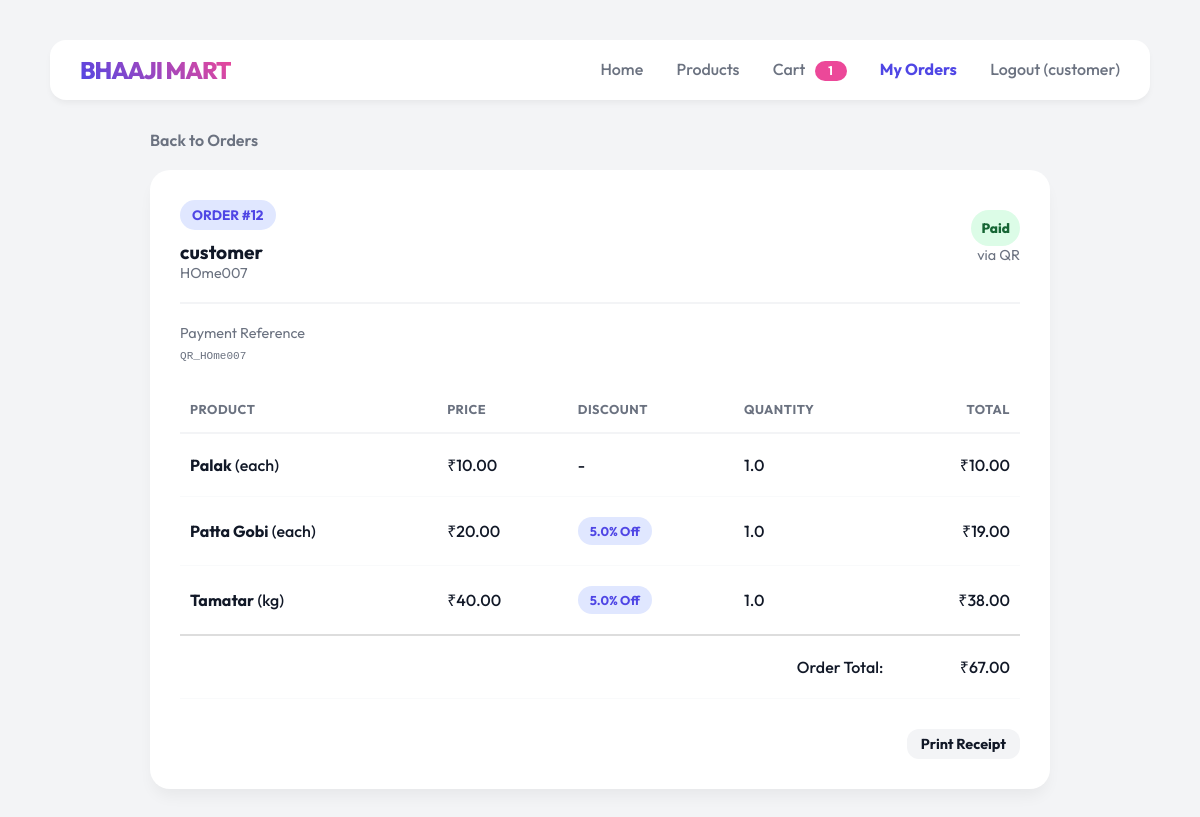
The app's page /order/12 (signed in) with its own data.
### tables this page shows
CREATE TABLE users (
        id INTEGER PRIMARY KEY AUTOINCREMENT,
        username TEXT NOT NULL UNIQUE,
        password_hash TEXT NOT NULL,
        role TEXT NOT NULL CHECK(role IN ('admin', 'customer'))
    );

CREATE TABLE orders (
        order_id INTEGER PRIMARY KEY AUTOINCREMENT,
        customer_name TEXT,
        customer_address TEXT,
        order_date TEXT,
        total_amount REAL
    , user_id INTEGER REFERENCES users(id), payment_status TEXT DEFAULT 'Paid', order_status TEXT DEFAULT 'Pending', payment_id TEXT, payment_method TEXT);

CREATE TABLE order_details (
        id INTEGER PRIMARY KEY AUTOINCREMENT,
        order_id INTEGER,
        product_id INTEGER,
        quantity REAL,
        FOREIGN KEY(order_id) REFERENCES orders(order_id),
        FOREIGN KEY(product_id) REFERENCES products(product_id)
    );

CREATE TABLE products (
        product_id INTEGER PRIMARY KEY AUTOINCREMENT,
        name TEXT NOT NULL,
        price REAL NOT NULL,
        unit TEXT NOT NULL,
        stock REAL NOT NULL DEFAULT 0 CHECK(stock >= 0),
        discount REAL NOT NULL DEFAULT 0 CHECK(discount >= 0 AND discount <= 100)
    , image_url TEXT);

### backend/app.py (the view)
@app.route("/order/<int:order_id>")
@login_required
def order_details(order_id):
    if current_user.role == 'customer':
        order = get_order(order_id, current_user.id)
        back_url = url_for('my_orders')
    else:
        order = get_order(order_id)
        back_url = url_for('admin_orders')
    if not order:
        abort(404)
    details = get_order_details(order_id)
    return render_template("order_details.html", details=details, order=order, back_url=back_url)

### backend/app.py (called while the page is built)
@login_manager.user_loader
def load_user(user_id):
    conn = get_connection()
    user_data = conn.execute("SELECT * FROM users WHERE id = ?", (user_id,)).fetchone()
    conn.close()
    if user_data:
        return User(user_data['id'], user_data['username'], user_data['password_hash'], user_data['role'])
    return None

@app.context_processor
def inject_cart_count():
    if current_user.is_authenticated and current_user.role == 'customer':
        return {"cart_count": get_cart_count(current_user.id)}
    return {"cart_count": 0}

### backend/db.py (called while the page is built)
def get_connection():
    conn = sqlite3.connect(DB_NAME)
    conn.row_factory = sqlite3.Row
    return conn

def get_cart_count(user_id):
    conn = get_connection()
    row = conn.execute(
        "SELECT COALESCE(SUM(quantity), 0) AS count FROM cart WHERE user_id = ?",
        (user_id,)
    ).fetchone()
    conn.close()
    return row["count"] if row else 0

### backend/orders.py (called while the page is built)
def get_order_details(order_id):
    conn = get_connection()
    details = conn.execute("""
        SELECT p.name, p.price, p.unit, p.discount, od.quantity
        FROM order_details od
        JOIN products p ON od.product_id = p.product_id
        WHERE od.order_id = ?
    """, (order_id,)).fetchall()
    conn.close()
    return details

def get_order(order_id, user_id=None):
    conn = get_connection()
    if user_id is None:
        order = conn.execute("SELECT * FROM orders WHERE order_id = ?", (order_id,)).fetchone()
    else:
        order = conn.execute(
            "SELECT * FROM orders WHERE order_id = ? AND user_id = ?",
            (order_id, user_id)
        ).fetchone()
    conn.close()
    return order

### templates/order_details.html
{% extends "base.html" %}
{% block content %}
<div class="container" style="max-width: 900px;">
    <div style="margin-bottom: 20px;">
        <a href="{{ back_url }}" style="text-decoration: none; color: var(--text-sub); font-weight: 600;">
            Back to Orders
        </a>
    </div>
    <div class="main-content">
        <div class="flex-between"
            style="border-bottom: 2px solid var(--bg-color); padding-bottom: 20px; margin-bottom: 20px;">
            <div>
                <span class="tag">ORDER #{{ order.order_id }}</span>
                <div style="margin-top: 10px; font-weight: bold; font-size: 1.2em;">
                    {{ order.customer_name }}
                </div>
                <div style="color: var(--text-sub); font-size: 0.9em;">
                    {{ order.customer_address }}
                </div>
            </div>
            <div style="text-align: right;">
                <div style="margin-bottom: 8px;">
                    <span class="stock-pill {% if order.payment_status == 'Paid' %}stock-in{% else %}stock-pending{% endif %}">
                        {{ order.payment_status or "Pending" }}
                    </span>
                    {% if order.payment_method %}
                    <div class="muted-cell">via {{ order.payment_method }}</div>
                    {% endif %}
                </div>
            </div>
        </div>
        {% if order.payment_id %}
        <div style="margin-bottom: 24px;">
            <div class="muted-cell">Payment Reference</div>
            <span class="payment-reference">{{ order.payment_id }}</span>
        </div>
        {% endif %}
        <table style="margin-bottom: 30px;">
            <thead>
                <tr>
                    <th>Product</th>
                    <th>Price</th>
                    <th>Discount</th>
                    <th>Quantity</th>
                    <th class="text-right">Total</th>
                </tr>
            </thead>
            <tbody>
                {% for item in details %}
                {% set discounted_price = item.price * (1 - item.discount / 100) %}
                {% set line_total = discounted_price * item.quantity %}
                <tr>
                    <td><strong>{{ item.name }}</strong> ({{ item.unit }})</td>
                    <td>&#8377;{{ "%.2f"|format(item.price) }}</td>
                    <td>
                        {% if item.discount > 0 %}
                        <span class="tag" style="font-size: 0.8em;">{{ item.discount }}% Off</span>
                        {% else %}
                        -
                        {% endif %}
                    </td>
                    <td>{{ item.quantity }}</td>
                    <td class="text-right">&#8377;{{ "%.2f"|format(line_total) }}</td>
                </tr>
                {% endfor %}
                <tr style="border-top: 2px solid #ddd; font-weight: bold;">
                    <td colspan="4" style="text-align: right;">Order Total:</td>
                    <td class="text-right">&#8377;{{ "%.2f"|format(order.total_amount or 0) }}</td>
                </tr>
            </tbody>
        </table>
        <div style="text-align: right;">
            <button onclick="window.print()" class="btn btn-small btn-muted">Print Receipt</button>
        </div>
    </div>
</div>
{% endblock %}

### templates/base.html (shortened to what this page needs)
<!DOCTYPE html>
<html lang="en">
<head>
    <link rel="stylesheet" href="{{ url_for('static', filename='style.css') }}">
</head>
<body>
    <div class="container">
        <div class="top-bar">
            <a href="/" class="logo">Bhaaji Mart</a>
            <div class="nav">
                {% if current_user.is_authenticated %}
                {% if current_user.role == 'customer' %}
                <a href="/" class="{% if request.path == '/' %}active{% endif %}">Home</a>
                <a href="/new_order" class="{% if request.path == '/new_order' %}active{% endif %}">Products</a>
                <a href="/cart" class="{% if request.path == '/cart' %}active{% endif %}">
                    Cart
                    {% if cart_count > 0 %}
                    <span class="cart-badge">{{ cart_count }}</span>
                    {% endif %}
                </a>
                <a href="/my_orders"
                    class="{% if request.path == '/my_orders' or request.path.startswith('/order/') %}active{% endif %}">My Orders</a>
                {% endif %}
                <a href="/logout">Logout ({{ current_user.username }})</a>
                {% else %}
                <a href="/login" class="{% if request.path == '/login' %}active{% endif %}">Login</a>
                {% endif %}
            </div>
        </div>
        {% block content %}{% endblock %}
    </div>
</body>
</html>

### static/style.css (style rules this page uses)
:root { --bg-color: #f3f4f6; --surface: #ffffff; --primary: #4f46e5; --accent: #ec4899; --text-main: #111827; --text-sub: #6b7280; --border-light: #f9fafb; --input-bg: #f9fafb; --danger: #ef4444; }
body { background-color: var(--bg-color); color: var(--text-main); font-family: 'Outfit', sans-serif; margin: 0; padding: 40px; min-height: 100vh; }
.container { max-width: 1100px; margin: 0 auto; }
.top-bar { display: flex; justify-content: space-between; align-items: center; margin-bottom: 30px; background: var(--surface); padding: 15px 30px; border-radius: 16px; box-shadow: 0 4px 6px -1px rgba(0, 0, 0, 0.05); }
.logo { font-weight: 800; font-size: 1.5em; background: linear-gradient(45deg, var(--primary), var(--accent)); -webkit-background-clip: text; background-clip: text; -webkit-text-fill-color: transparent; text-transform: uppercase; letter-spacing: -1px; text-decoration: none; display: block; }
.nav a { text-decoration: none; color: var(--text-sub); font-weight: 500; margin-left: 30px; transition: 0.2s; }
.nav a.active { color: var(--primary); font-weight: 700; }
.cart-badge { background: var(--accent); color: white; border-radius: 999px; display: inline-flex; align-items: center; justify-content: center; min-width: 20px; height: 20px; padding: 0 6px; margin-left: 6px; font-size: 0.75em; font-weight: 700; }
.main-content { background: var(--surface); border-radius: 20px; padding: 30px; box-shadow: 0 10px 15px -3px rgba(0, 0, 0, 0.05); }
table { width: 100%; border-collapse: collapse; }
th { text-align: left; padding: 15px 10px; color: var(--text-sub); font-size: 0.8em; text-transform: uppercase; letter-spacing: 0.5px; border-bottom: 2px solid #f3f4f6; }
td { padding: 20px 10px; border-bottom: 1px solid #f9fafb; font-weight: 500; }
.tag { background: #e0e7ff; color: var(--primary); padding: 6px 12px; border-radius: 20px; font-size: 0.85em; font-weight: 700; display: inline-block; }
.btn { display: inline-block; background: var(--text-main); color: #fff; border: none; padding: 12px 24px; border-radius: 12px; font-weight: 700; font-family: 'Outfit', sans-serif; font-size: 1em; cursor: pointer; text-decoration: none; text-align: center; transition: 0.2s; }
.btn-small { padding: 6px 14px; font-size: 0.9em; }
.btn-muted { background: var(--bg-color); color: var(--text-main); }
.text-right { text-align: right; }
.flex-between { display: flex; justify-content: space-between; align-items: center; }
.muted-cell, .discount-note { color: var(--text-sub); font-size: 0.9em; }
.stock-pill { display: inline-flex; align-items: center; min-height: 28px; padding: 4px 10px; border-radius: 999px; font-size: 0.85em; font-weight: 800; }
.stock-in { background: #dcfce7; color: #166534; }
.payment-reference { display: inline-block; max-width: 190px; color: var(--text-sub); font-family: monospace; font-size: 0.85em; overflow: hidden; text-overflow: ellipsis; vertical-align: bottom; white-space: nowrap; }

### records on screen
users: username "customer"
orders: order_id "12", customer_name "customer", customer_address "HOme007", payment_status "Paid", payment_method "QR", payment_id "QR_HOme007", total_amount "67.00"
order_details: name "Palak", unit "each", quantity "1.0", line_total "10.00"
products: price "10.00"
order_details: name "Patta Gobi", unit "each", discount "5.0", quantity "1.0", line_total "19.00"
products: price "20.00"
order_details: name "Tamatar", unit "kg", discount "5.0", quantity "1.0", line_total "38.00"
products: price "40.00"

### other values on screen
{{ cart_count }} "1"
